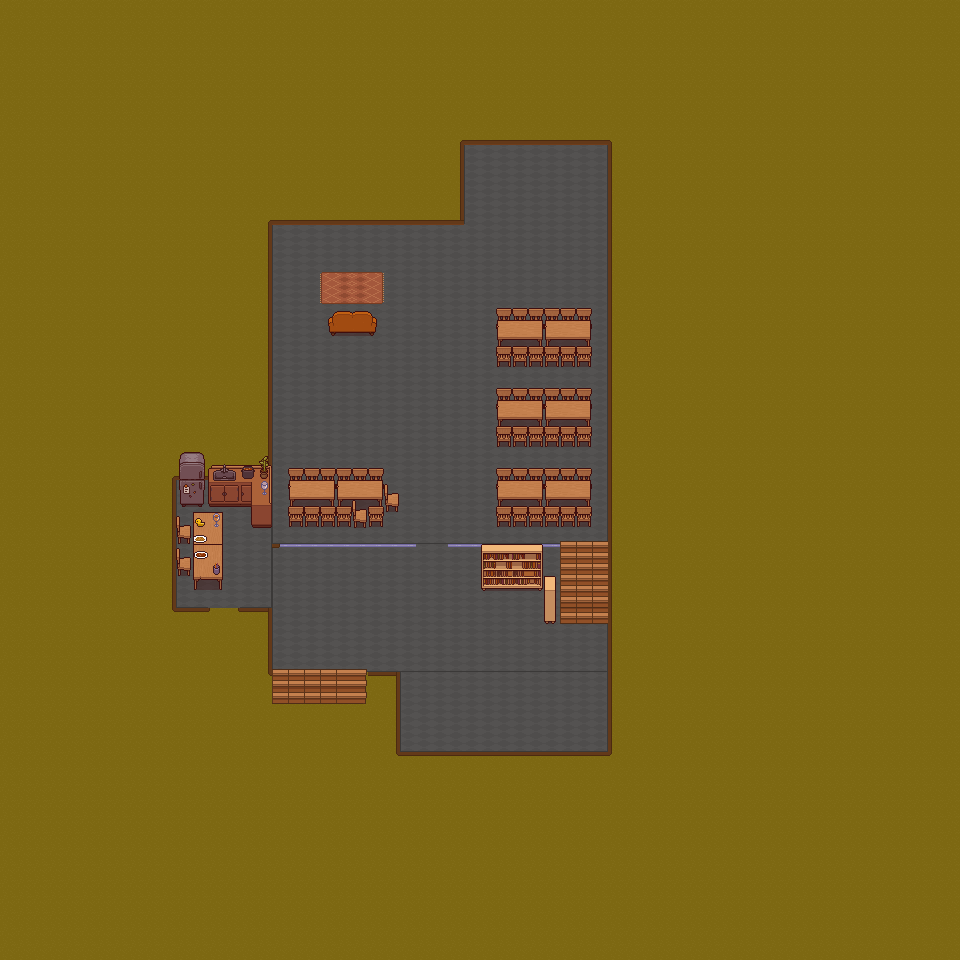

This is a level from a 2D game, rendered from its Tiled map with the project's own tilesets. A one-line summary and the map file follow, with tile-layer data summarised:
An orthogonal 60x60 tile map with 16x16 px tiles, 8 tile layers (BG, Ground, WallTextures, Wall2, ...), 4 tilesets and 24 objects.

<map version="1.10" tiledversion="1.11.2" orientation="orthogonal" renderorder="right-down" width="60" height="60" tilewidth="16" tileheight="16" infinite="0" nextlayerid="11" nextobjectid="41">
 <editorsettings>
  <export target="testMap.lua" format="lua" />
 </editorsettings>
 <tileset firstgid="1" name="furnitureset" tilewidth="16" tileheight="16" tilecount="234" columns="13">
  <image source="../sprites/TopDownHouse_FurnitureState1.png" width="208" height="288" />
 </tileset>
 <tileset firstgid="235" name="small-set" tilewidth="16" tileheight="16" tilecount="64" columns="8">
  <image source="../sprites/TopDownHouse_SmallItems.png" width="128" height="128" />
 </tileset>
 <tileset firstgid="299" name="doors-stair" tilewidth="16" tileheight="16" tilecount="180" columns="18">
  <image source="../sprites/TopDownHouse_DoorsAndWindows.png" width="288" height="160" />
 </tileset>
 <tileset firstgid="479" name="floor" tilewidth="16" tileheight="16" tilecount="162" columns="18">
  <image source="../sprites/TopDownHouse_FloorsAndWalls.png" width="288" height="144" />
 </tileset>
 <objectgroup id="4" name="Walls" tintcolor="#82ce4f">
  <object id="6" x="272" y="208" width="192" height="16" />
  <object id="7" x="448" y="144" width="16" height="64" />
  <object id="8" x="448" y="128" width="160" height="16" />
  <object id="9" x="608" y="128" width="16" height="640" />
  <object id="10" x="384" y="752" width="224" height="16" />
  <object id="11" x="384" y="672" width="16" height="80" />
  <object id="12" x="368" y="672" width="16" height="32" />
  <object id="13" x="256" y="608" width="16" height="96" />
  <object id="15" x="240" y="608" width="16" height="16" />
  <object id="16" x="160" y="608" width="48" height="16" />
  <object id="17" x="160" y="480" width="16" height="128" />
  <object id="18" x="160" y="464" width="112" height="16" />
  <object id="19" x="256" y="208" width="16" height="256" />
  <object id="24" x="288" y="464" width="96" height="64" />
  <object id="25" x="384" y="496" width="16" height="16" />
  <object id="27" x="496" y="464" width="96" height="64" />
  <object id="28" x="496" y="384" width="96" height="64" />
  <object id="29" x="496" y="304" width="96" height="64" />
  <object id="30" x="336" y="320" width="32" height="16" />
  <object id="31" x="320" y="320" width="64" height="16" />
  <object id="33" x="192" y="512" width="32" height="64" />
  <object id="34" x="176" y="528" width="16" height="48" />
  <object id="36" x="448" y="544" width="32" height="16" />
  <object id="37" x="272" y="544" width="144" height="16" />
 </objectgroup>
 <layer id="7" name="BG" width="60" height="60">
  <data>[3600 cells, 3600 non-empty, 1 distinct tile ids]</data>
 </layer>
 <layer id="1" name="Ground" width="60" height="60">
  <data>[3600 cells, 514 non-empty, 9 distinct tile ids]</data>
 </layer>
 <layer id="2" name="WallTextures" width="60" height="60">
  <data>[3600 cells, 354 non-empty, 20 distinct tile ids]</data>
 </layer>
 <layer id="6" name="Wall2" width="60" height="60">
  <data>[3600 cells, 50 non-empty, 8 distinct tile ids]</data>
 </layer>
 <layer id="5" name="Stairs" width="60" height="60">
  <data>[3600 cells, 36 non-empty, 8 distinct tile ids]</data>
 </layer>
 <layer id="9" name="Below-Furn" width="60" height="60">
  <data>[3600 cells, 64 non-empty, 13 distinct tile ids]</data>
 </layer>
 <layer id="8" name="Furniture" width="60" height="60">
  <data>[3600 cells, 80 non-empty, 34 distinct tile ids]</data>
 </layer>
 <layer id="10" name="Above-furn" width="60" height="60">
  <data>[3600 cells, 78 non-empty, 30 distinct tile ids]</data>
 </layer>
</map>
